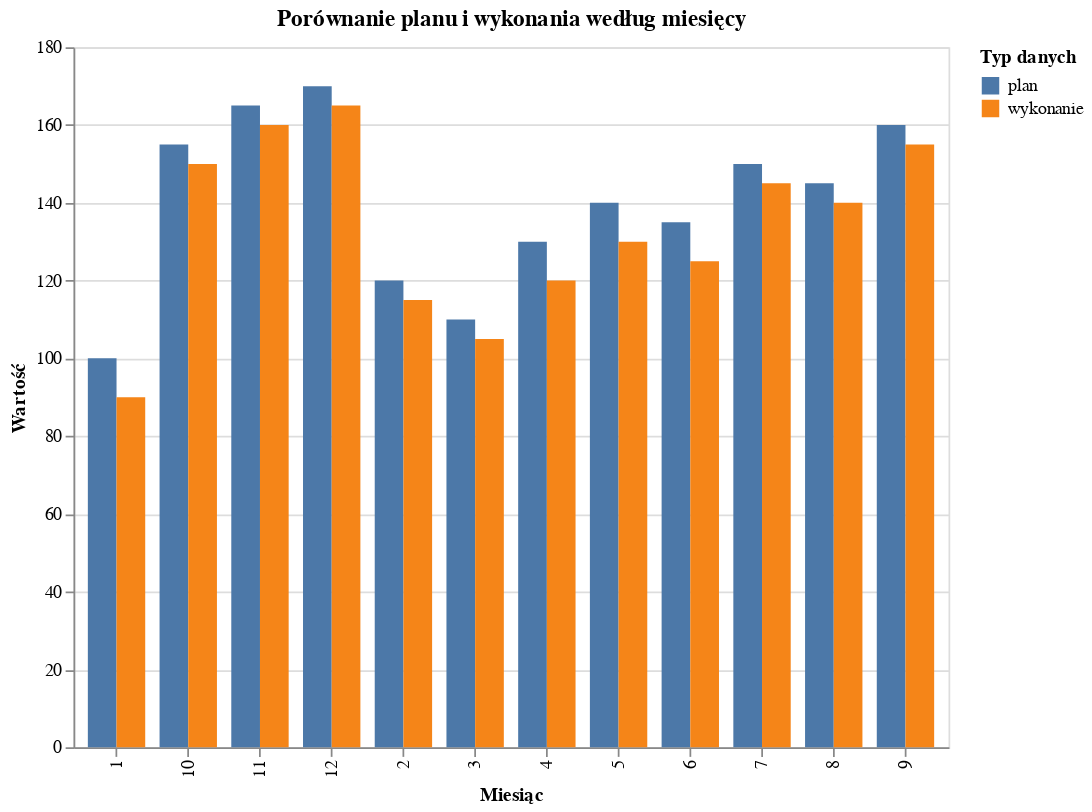

Notebook code for this chart:
### Code cell
import pandas as pd
import altair as alt

# Przykładowe dane wejściowe
df = pd.DataFrame({
    'miesiąc': list(range(1, 13)),
    'plan': [100, 120, 110, 130, 140, 135, 150, 145, 160, 155, 165, 170],
    'wykonanie': [90, 115, 105, 120, 130, 125, 145, 140, 155, 150, 160, 165]
})

# Przekształcenie danych do formatu long (Altair wymaga tego dla porównania)
df_melted = df.melt(id_vars='miesiąc', value_vars=['plan', 'wykonanie'],
                    var_name='Typ', value_name='Wartość')

# Konwersja numeru miesiąca do tekstu dla osi X
df_melted['miesiąc'] = df_melted['miesiąc'].astype(str)

# Tworzenie wykresu słupkowego
chart = alt.Chart(df_melted).mark_bar().encode(
    x=alt.X('miesiąc:N', title='Miesiąc'),
    y=alt.Y('Wartość:Q', title='Wartość'),
    color=alt.Color('Typ:N', title='Typ danych'),
    xOffset='Typ:N'  # dzięki temu słupki są obok siebie
).properties(
    width=500,
    height=400,
    title='Porównanie planu i wykonania według miesięcy'
)

chart

### Figure 1 — Vega-Lite specification as saved in the notebook (floating-point values rounded to 4 significant figures)
{"config": {"view": {"continuousWidth": 300, "continuousHeight": 300}}, "data": {"name": "data-72994525ad99498415557166200539f9"}, "mark": {"type": "bar"}, "encoding": {"color": {"field": "Typ", "title": "Typ danych", "type": "nominal"}, "x": {"field": "miesiąc", "title": "Miesiąc", "type": "nominal"}, "xOffset": {"field": "Typ", "type": "nominal"}, "y": {"field": "Wartość", "title": "Wartość", "type": "quantitative"}}, "height": 400, "title": "Porównanie planu i wykonania według miesięcy", "width": 500, "$schema": "https://vega.github.io/schema/vega-lite/v5.20.1.json", "datasets": {"data-72994525ad99498415557166200539f9": [{"miesiąc": "1", "Typ": "plan", "Wartość": 100}, {"miesiąc": "2", "Typ": "plan", "Wartość": 120}, {"miesiąc": "3", "Typ": "plan", "Wartość": 110}, {"miesiąc": "4", "Typ": "plan", "Wartość": 130}, {"miesiąc": "5", "Typ": "plan", "Wartość": 140}, {"miesiąc": "6", "Typ": "plan", "Wartość": 135}, {"miesiąc": "7", "Typ": "plan", "Wartość": 150}, {"miesiąc": "8", "Typ": "plan", "Wartość": 145}, {"miesiąc": "9", "Typ": "plan", "Wartość": 160}, {"miesiąc": "10", "Typ": "plan", "Wartość": 155}, {"miesiąc": "11", "Typ": "plan", "Wartość": 165}, {"miesiąc": "12", "Typ": "plan", "Wartość": 170}, {"miesiąc": "1", "Typ": "wykonanie", "Wartość": 90}, {"miesiąc": "2", "Typ": "wykonanie", "Wartość": 115}, {"miesiąc": "3", "Typ": "wykonanie", "Wartość": 105}, {"miesiąc": "4", "Typ": "wykonanie", "Wartość": 120}, {"miesiąc": "5", "Typ": "wykonanie", "Wartość": 130}, {"miesiąc": "6", "Typ": "wykonanie", "Wartość": 125}, {"miesiąc": "7", "Typ": "wykonanie", "Wartość": 145}, {"miesiąc": "8", "Typ": "wykonanie", "Wartość": 140}, {"miesiąc": "9", "Typ": "wykonanie", "Wartość": 155}, {"miesiąc": "10", "Typ": "wykonanie", "Wartość": 150}, {"miesiąc": "11", "Typ": "wykonanie", "Wartość": 160}, {"miesiąc": "12", "Typ": "wykonanie", "Wartość": 165}]}}
